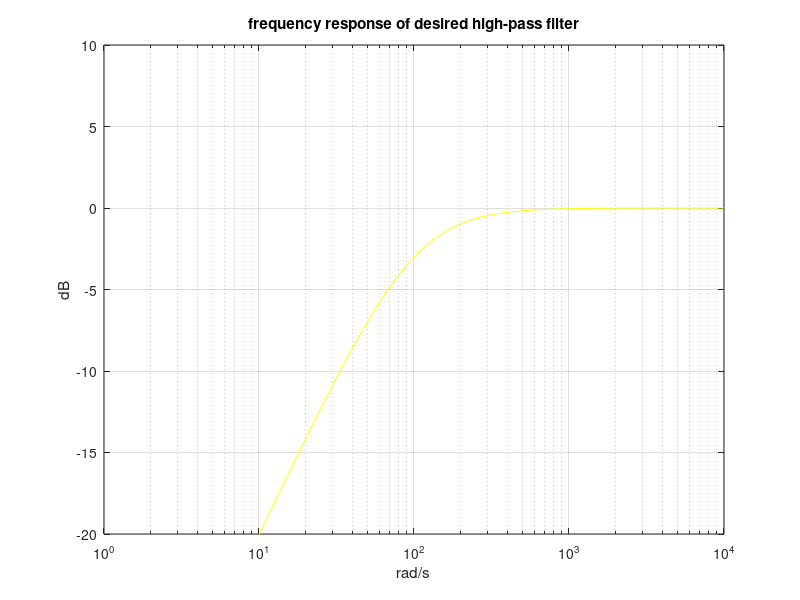

Recreate this plot in MATLAB.
% Abstract design, high-pass filter
num=[1 0]; % transfer function numerator;
den=[1 100]; %transfer function denominator
w=logspace(0,4); %logaritmic set of frequency values
G=freqs(num,den,w); %computes frequency response
AG=20*log10(abs(G)); %take decibels
semilogx(w,AG,'y'); %plots decibels
axis([1 10000 -20 10]);
grid;
ylabel('dB'); xlabel('rad/s'); title('frequency response of desired high-pass filter');
